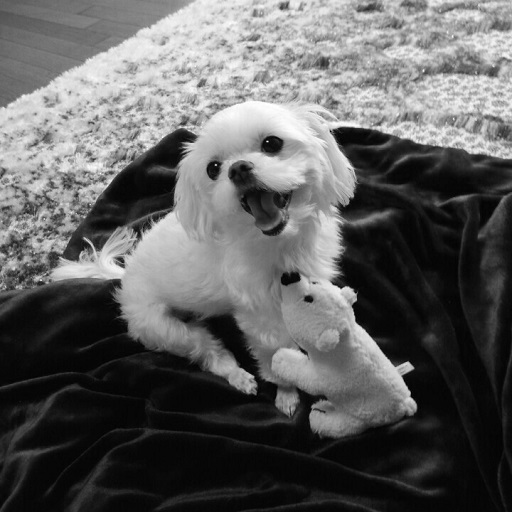
#> input picture 2/ex2-1_edge_detection/sample2.jpg, 512 x 512 px
$ python Prewitt.py
#> lines starting #> are read from the running program, lines starting #| are printed output that depends on the picture
import matplotlib.pyplot as plt
from skimage import io, filters
import scipy
from scipy import ndimage


# load image file
image = io.imread('./sample2.jpg')
#> image is the input picture: shape (512, 512, 3); min 0, max 255, mean 95.2
image = image[:, :, 1]
#> image: shape (512, 512)

# edge filtering

VerticalEdges = filters.prewitt_v(image)
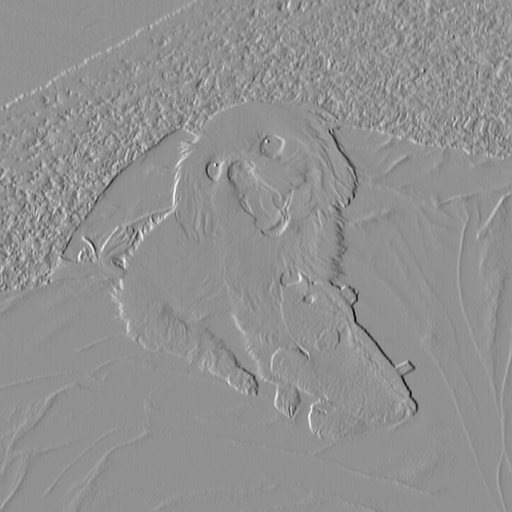
#> VerticalEdges: shape (512, 512) float64; min -0.766, max 0.579, mean -0.000297; drawn with min black and max white
HorizontalEdges = filters.prewitt_h(image)
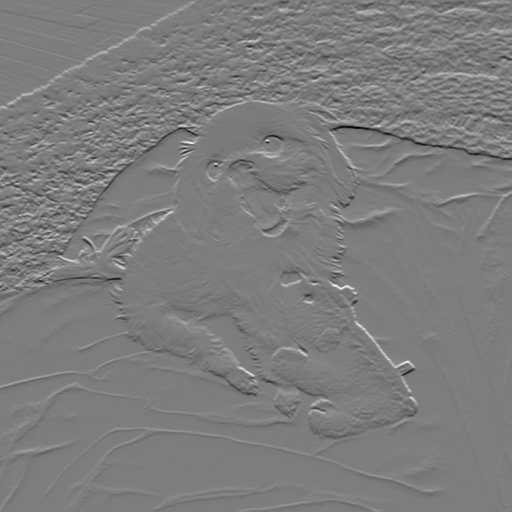
#> HorizontalEdges: shape (512, 512) float64; min -0.737, max 0.758, mean -0.00238; drawn with min black and max white

# plot
plt.subplot(1, 4, 1)
plt.imshow(image, cmap='gray')
plt.title('Original Image')

plt.subplot(1, 4, 2)
plt.imshow(VerticalEdges, cmap='gray')
plt.title('Vertical Edges')

plt.subplot(1, 4, 3)
plt.imshow(HorizontalEdges, cmap='gray')
plt.title('Horizontal Edges')

plt.subplot(1, 4, 4)
plt.imshow(VerticalEdges + HorizontalEdges, cmap='gray')
plt.title('Vert + Horiz')

plt.show()
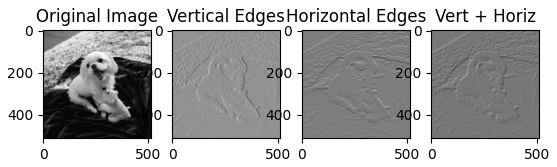
#> figure drawn by matplotlib, 4 panels
